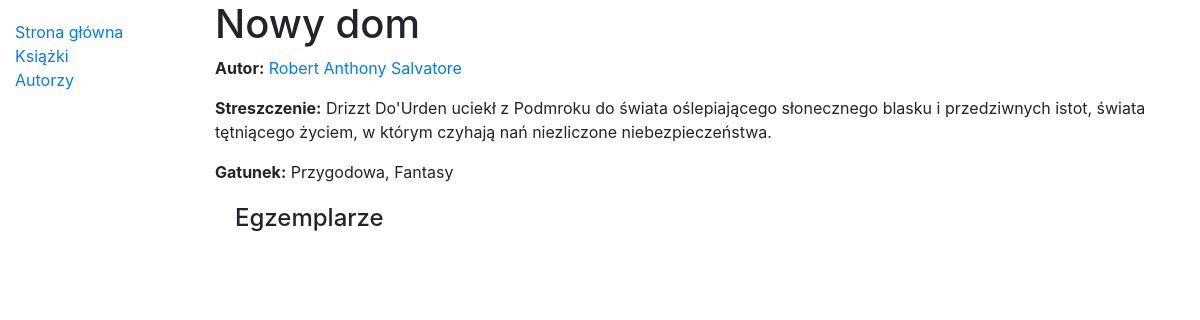
The app's page /biblioteka/ksiazki/5 with its own data.
### LaBiblioteca/models.py (models this page shows, shortened)
class Ksiazka(models.Model):
    tytul = models.CharField(max_length=150, help_text="Wprowadź tytuł książki.")
    autor = models.ForeignKey('Autor', on_delete=models.SET_NULL, null=True)
    streszczenie = models.TextField(max_length=1000, help_text="Krótkie streszczenie")
    gatunek = models.ManyToManyField(Gatunek, help_text = "Wybierz gatunek")
    def podane_gatunki(self):
        return ', '.join(gatunek.nazwa for gatunek in self.gatunek.all())
    podane_gatunki.short_description = "Gatunki"
    class Meta:
        ordering = ['tytul']

class Autor(models.Model):
    imie = models.CharField(max_length=200)
    nazwisko = models.CharField(max_length=200)
    def __str__(self):
        return "%s %s"%(self.imie, self.nazwisko)
    data_urodzenia = models.DateField(null=True, blank = True)
    data_smierci = models.DateField(null=True, blank = True)
    class Meta:
        ordering = ['imie', 'nazwisko']

class Gatunek(models.Model):
    nazwa = models.CharField(max_length=30, help_text="Wprowadź gatunek literacki.")
    def __str__(self):
        return self.nazwa

### LaBiblioteca/views.py (the view)
# urls.py: path('biblioteka/ksiazki/<int:pk>', views.BookDetailView.as_view(), name='ksiazka-szczegoly'),
class BookDetailView(generic.DeleteView):
    model = Ksiazka
    template_name = 'book_detail.html'

### LaBiblioteca/templates/book_detail.html (shortened to what this page needs)
{% extends "skeleton.html" %}
{% block content %}
    <h1>{{ ksiazka.tytul }}</h1>
    <p><strong>Autor:</strong> <a href="{% url 'autor-szczegoly' ksiazka.autor.pk %}">{{ ksiazka.autor }}</a></p>
    <p><strong>Streszczenie:</strong> {{ ksiazka.streszczenie }}</p>
    <p><strong>Gatunek:</strong> {{ ksiazka.gatunek.all|join:", " }}</p>
    <div style="margin-left:20px;margin-top:20px">
        <h4>Egzemplarze</h4>
    </div>
{% endblock %}

### records on screen
Ksiazka: tytul "Nowy dom", autor "Robert Anthony Salvatore", streszczenie "Drizzt Do'Urden uciekł z Podmroku do świata oślepiającego słonecznego blasku i przedziwnych istot, świata tętniącego życiem, w którym czyhają nań niezliczone niebezpieczeństwa.", gatunek.all "Przygodowa, Fantasy"
